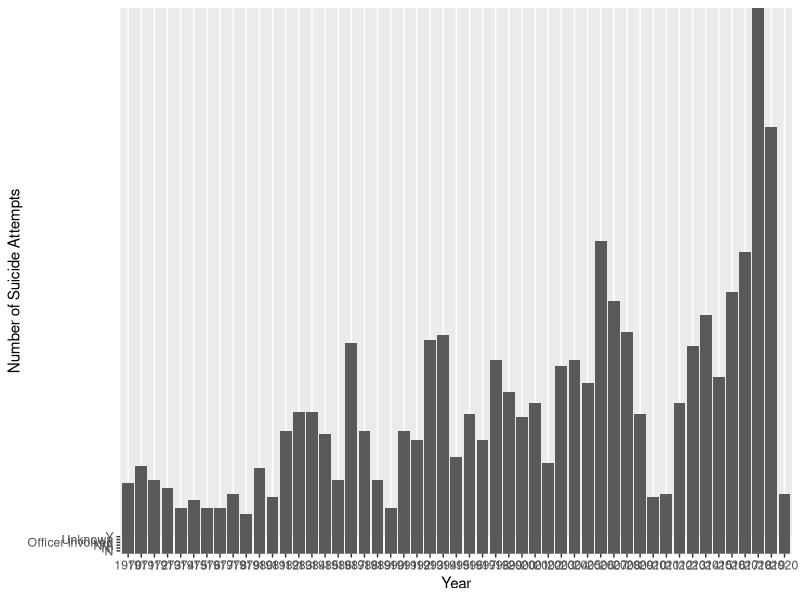

The R source for this figure:
## ---- chunk 1
knitr::opts_chunk$set(echo = TRUE)
set.seed(3910349)
#install.packages("tidyverse")
#install.packages("ggplot2")
library(tidyverse)
## ---- chunk 2
shootings <- as.data.frame(read.csv("school_shooting_db_20200316.csv"))
shootings$Summary <- NULL
shootings$Narrative..Detailed.Summary..Background. <- NULL
shootings$Sources <- NULL
shootings$Shooter.Name <- NULL
shootings$School <- NULL

# summary(shootings)
# shootings$City <- as.factor(shootings$City)
# shootings$State <- as.factor(shootings$State)
# shootings$Gender.of.Victims..M.F.Both. <- as.factor(shootings$Gender.of.Victims..M.F.Both.)
# shootings$Victim.s.Affiliation.w..School <- as.factor(shootings$Victim.s.Affiliation.w..School)
# shootings$Victims.Race <- as.factor(shootings$Victims.Race)
# shootings$Victim.Ethnicity <- as.factor(shootings$Victim.Ethnicity )
# shootings$Targeted.Specific.Victim.s. <- as.factor(shootings$Targeted.Specific.Victim.s.)
# shootings$Random.Victims <- as.factor(shootings$Random.Victims)
# shootings$Domestic.Violence..Y.N. <- as.factor(shootings$Domestic.Violence..Y.N.)
# shootings$Suicide..Shooter.was.only.victim..Y.N..N.A <- as.factor(shootings$Suicide..Shooter.was.only.victim..Y.N..N.A)


shootings <- as.data.frame(unclass(shootings),stringsAsFactors=TRUE)
summary(shootings)   
## ---- chunk 3
#Change the value of the outlier
naremoved <- shootings[!is.na(shootings$Shooter.Age),]
naremoved$Shooter.Age[which(naremoved$Shooter.Age == 40888)] <- 12

library(ggplot2)
#Add Year Column
shootings$Year <- format(as.Date(shootings$Date, format="%m/%d/%Y"),"%Y")
shootings$Shooter.Age[which(naremoved$Shooter.Age == 40888)] <- 12
ggplot(data = shootings) +
    geom_col(mapping = aes(x = Year, y = Suicide..or.attempted.suicide..by.Shooter..Y.N.)) + ylab("Number of Suicide Attempts")
## ---- chunk 4
shootings$suicide <- ifelse((shootings$Suicide..or.attempted.suicide..by.Shooter..Y.N. == 'Y'), TRUE, FALSE)
str(shootings)
lm.rv <- lm(suicide~Killed..includes.shooter.+ Wounded + Total.Injured.Killed.Victims +
Victim.s.age.s. + Race + Shooter.Gender + Shooter.Age + Shooter.Ethnicity + Shooter.s.Affiliation.with.School, data = shootings)
summary(lm.rv)
